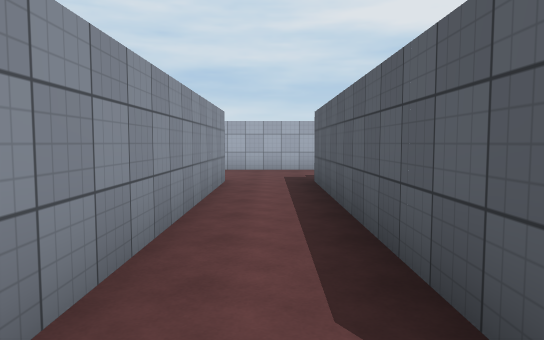
View 1 (above)

24 first-person views from a walk through a scene from a Unity 3-D project. The camera is 1.5 m above the floor, tilts 4° down and sees 70° across. The floor is counted in squares, 2 m on a side. Each view is taken from the middle of a square. On the plan, view 1 faces up. The plan holds only what a view shows up to about 12 squares ahead; the rest is blank. The place goes on beyond the plan. The player character is not drawn. Surface patterns are stand-ins for the level's own textures.

View 2
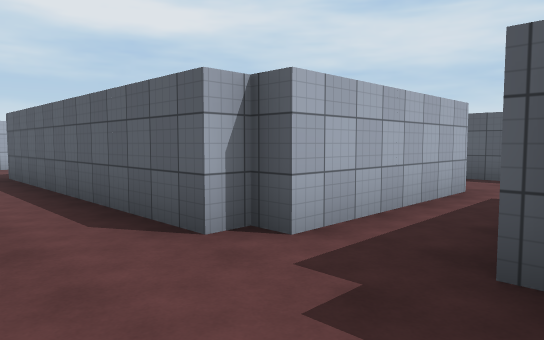

View 3
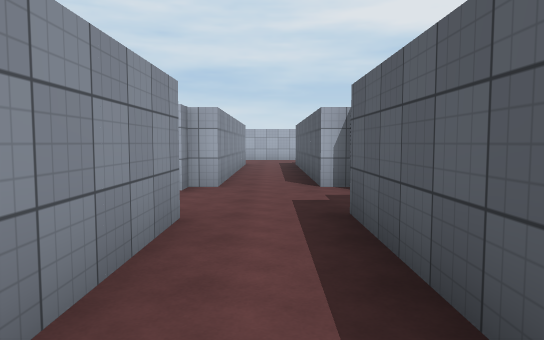

View 4
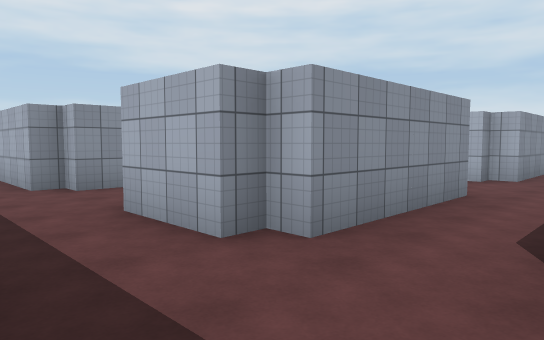

View 5
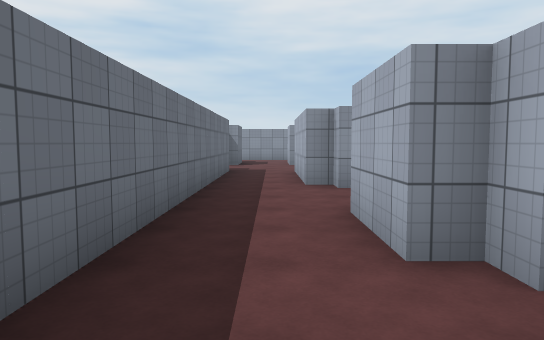

View 6
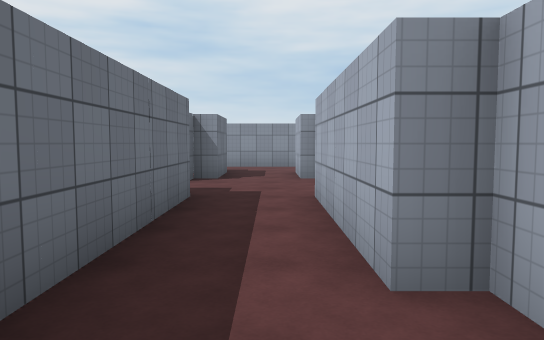

View 7
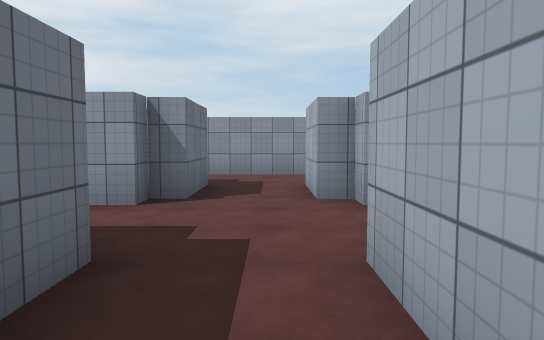

View 8
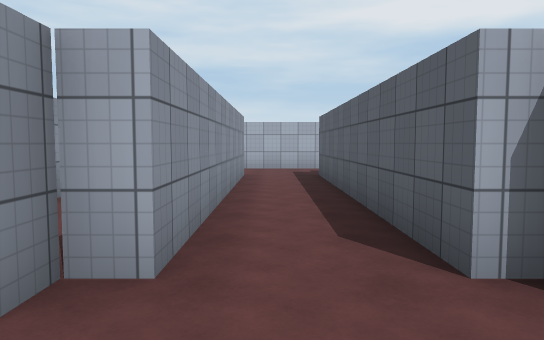

View 9
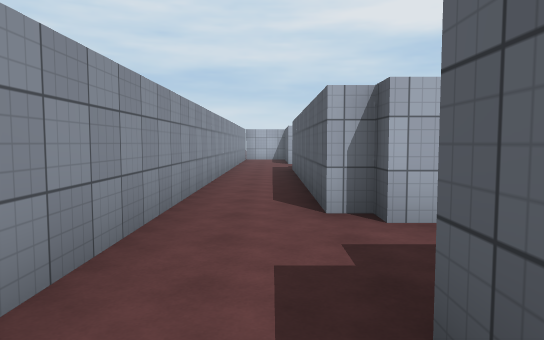

View 10
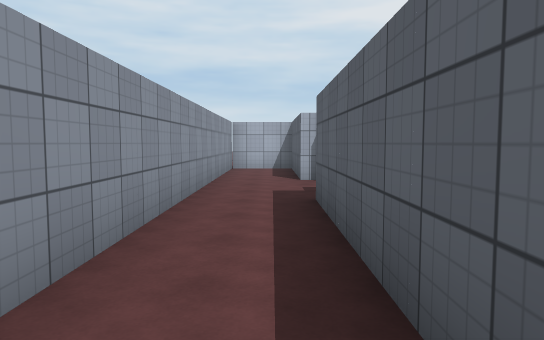

View 11
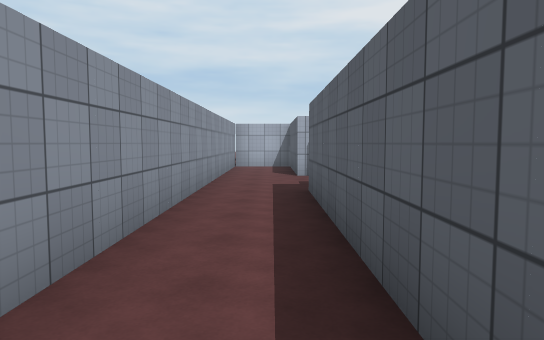

View 12
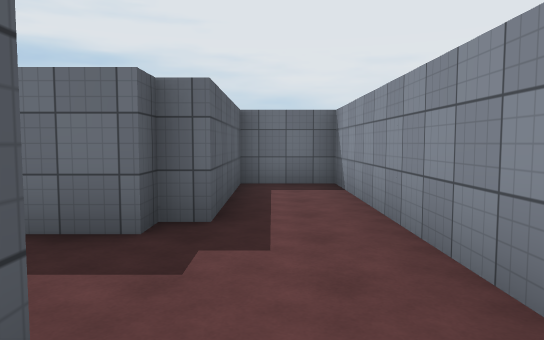

View 13
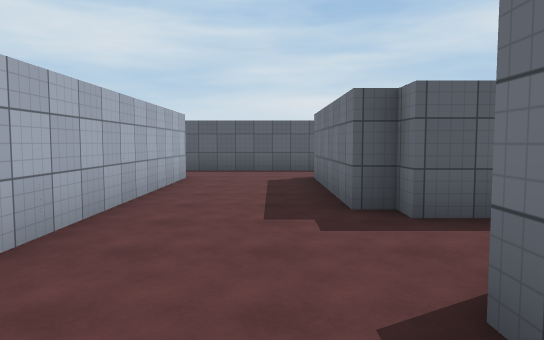

View 14
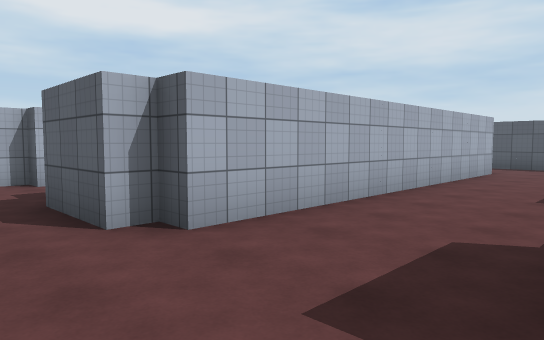

View 15
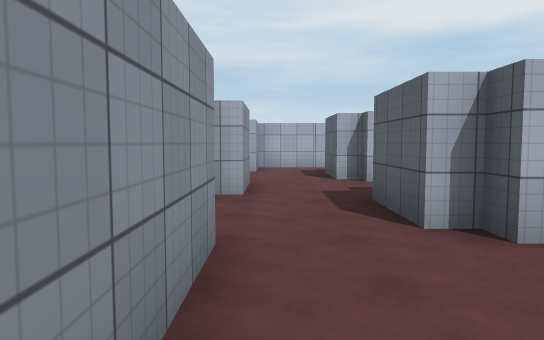

View 16
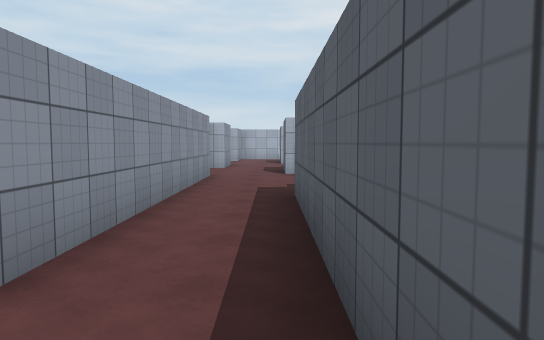

View 17
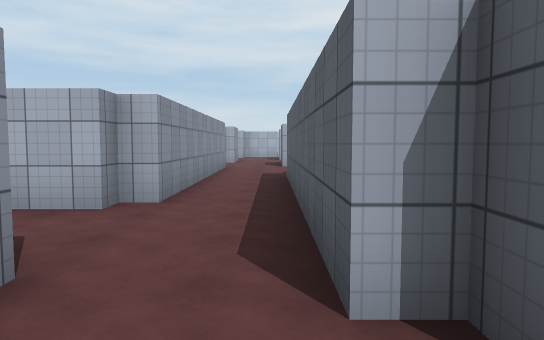

View 18
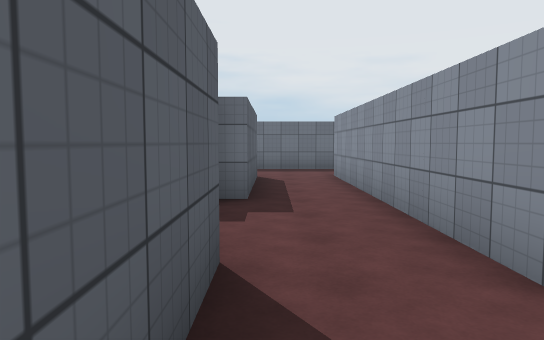

View 19
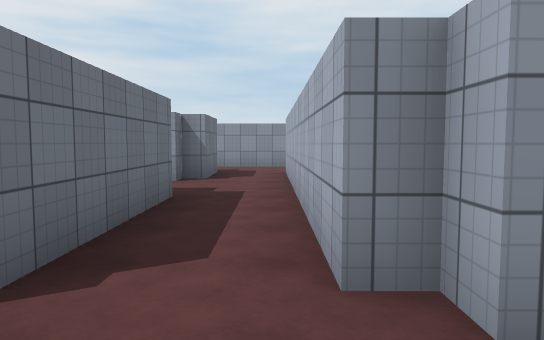

View 20
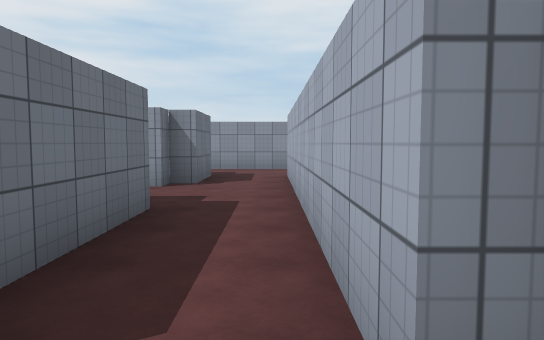

View 21
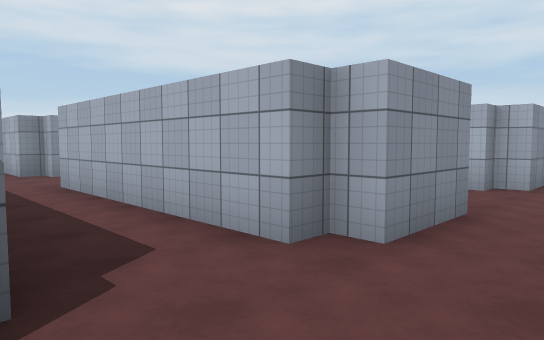

View 22
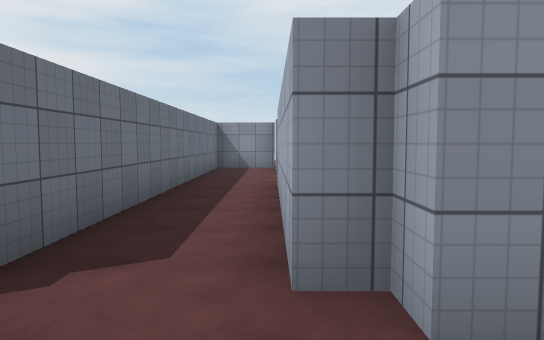

View 23
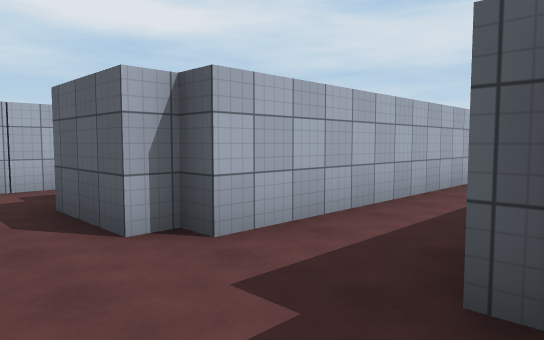

View 24
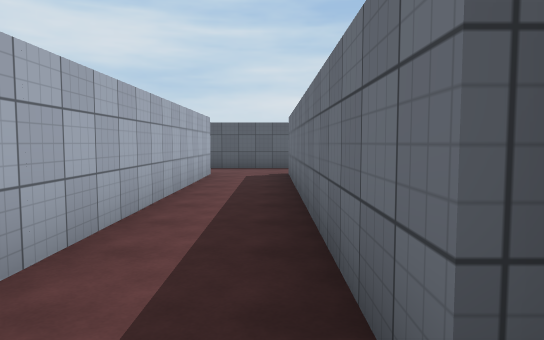

### Floor plan
Points are (right, up) in squares from view 1. A wall is a line through its corners. A room is listed if a view was taken in it or the views show most of it. See-through windows are left out.
Room 1 (views 1, 2)
walls: (-0.9, -2.1) (-0.9, -5.6); (-0.9, 0.6) (-1.4, 0.6) (-1.4, 0); (0.8, -4.9) (0.8, -1.9); (5.4, 0.1) (1.3, 0.1) (1.3, 0.6) (0.8, 0.6)
ways out: opening at (-2.5, -1) to room 2; opening at (0, -6) to room 2; opening at (0, 1) to room 2
Room 2 (views 3, 4, 5, 6, 7, 8, 9, 10, 11, 12, 13, 14, 15, 16, 17, 18, 19, 20, 21, 22, 23, 24)
walls: (-5.4, 1.1) (-5.4, -5.9) (-5.9, -5.9) (-5.9, -6.4) (-9.5, -6.4); (-3.2, 0.1) (-3.2, 0.6) (-3.7, 0.6) (-3.7, 7.6); (-1.9, 8.1) (-1.4, 8.1); (-0.9, 7.6) (-0.9, 0.6); (0.8, 0.6) (0.8, 7.6) (1.3, 7.6) (1.3, 8.1) (5.4, 8.1); (-9.5, 1.6) (-5.9, 1.6); (-5.4, 10.9) (-5.4, 3.9) (-5.9, 3.9) (-5.9, 3.4) (-13.8, 3.4); (-3.3, 13.6) (5.1, 13.6); (-3.7, -5.7) (-3.7, -2.1) (-3.2, -2.1); (-14, 3.9) (-14.4, 3.9) (-14.4, 7.4) (-16.2, 7.4) (-16.2, -12.1) (-14.4, -12.1) (-14.4, -8.6) (-13.9, -8.6) (-13.9, -8.1) (-12.2, -8.1) (-12.2, -8.6) (-11.6, -8.6) (-11.6, -9.2); (-0.9, -5.6) (-1.4, -5.6) (-1.4, -6.1) (-3.2, -6.1); (-14, 1.6) (-12.2, 1.6) (-12.2, 1.1) (-11.6, 1.1) (-11.6, -5.9) (-12.2, -5.9) (-12.2, -6.4) (-13.9, -6.4) (-13.9, -5.9) (-14.4, -5.9) (-14.4, 1.1); (-9.5, -5.9) (-9.9, -5.9) (-9.9, 1.1); (-5.4, 15.4) (-5.4, 13.6) (-5.9, 13.6) (-5.9, 13.1) (-11.3, 13.1); (5.4, 10.8) (-3.2, 10.8) (-3.2, 11.3) (-3.7, 11.3) (-3.7, 13.1); (7.6, 7.8) (7.6, 11.5); (7.6, 0.1) (7.6, 0.9); (-9.5, -8.1) (-0.5, -8.1); (-13.4, 13.6) (-13.9, 13.6) (-13.9, 13.1) (-15.7, 13.1) (-15.7, 11.4) (-6.3, 11.4); (5.4, 15.5) (-3.2, 15.5) (-3.2, 16) (-3.7, 16) (-3.7, 17.8); (7.6, 13.5) (7.6, 15.9); (-3, 19.8) (-5.4, 19.8) (-5.4, 18.1) (-5.9, 18.1) (-5.9, 17.5)
ways out: opening at (-2.5, -1) to room 1; opening at (0, -6) to room 1; opening at (0, 1) to room 1

Positions as (right, up) in squares from view 1, and headings:
1: (0, 0), facing up
2: (-1, -2), facing up-right
3: (0, -6), facing up
4: (1, -8), facing up-left
5: (1, -7), facing left
6: (-4, -7), facing left
7: (-7, -7), facing left
8: (-11, -8), facing up
9: (-15, -10), facing up
10: (-15, -4), facing up
11: (-15, -5), facing up
12: (-15, -5), facing down
13: (-3, 9), facing right
14: (-5, 8), facing up-right
15: (-5, 8), facing up
16: (-4, 2), facing up
17: (-4, -1), facing up
18: (-4, 3), facing down
19: (-4, 3), facing left
20: (-5, 3), facing left
21: (-4, 11), facing up-left
22: (-4, 13), facing left
23: (-5, 13), facing up-right
24: (-4, 14), facing right
